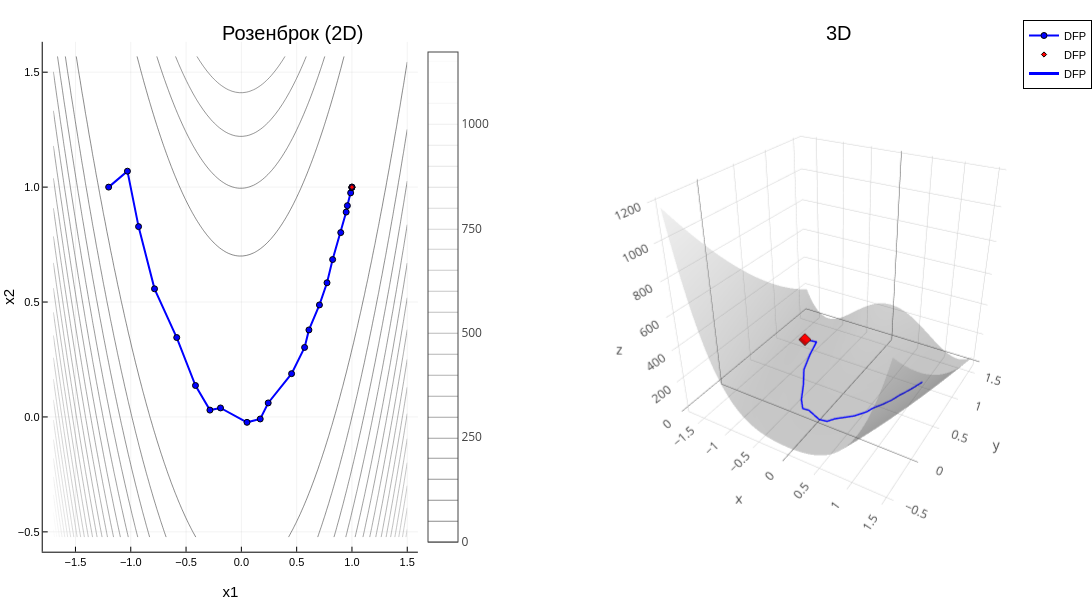

Notebook code cell kept with this figure:
### Code cell
visualize_all_methods(rosenbrock, "Розенброк", [-1.2, 1.0], 0.5)

### Figure 1 — Plotly figure (JSON) as saved in the notebook; plotly's stock layout.template omitted (floating-point values rounded to 4 significant figures; data arrays with more than 128 entries replaced by an {"elided": "..."} marker saying what was removed)
{"data": [{"colorbar": {"len": 0.9105, "title": "", "x": 0.3827, "y": 0.5058}, "colorscale": [[0, "rgba(13, 13, 13, 1.000)"], [1, "rgba(242, 242, 242, 1.000)"]], "contours": {"coloring": "lines", "showlabels": false}, "name": "y1", "ncontours": 52, "showlegend": false, "showscale": true, "type": "contour", "x": [-1.7, -1.668, -1.635, -1.603, -1.571, -1.538, -1.506, -1.474, -1.441, -1.409, -1.377, -1.344, -1.312, -1.28, -1.247, -1.215, -1.183, -1.151, -1.118, -1.086, -1.054, -1.021, -0.9889, -0.9566, -0.9242, -0.8919, -0.8596, -0.8273, -0.795, -0.7626, -0.7303, -0.698, -0.6657, -0.6333, -0.601, -0.5687, -0.5364, -0.504, -0.4717, -0.4394, -0.4071, -0.3747, -0.3424, -0.3101, -0.2778, -0.2455, -0.2131, -0.1808, -0.1485, -0.1162, -0.08384, -0.05152, -0.01919, 0.01313, 0.04545, 0.07778, 0.1101, 0.1424, 0.1747, 0.2071, 0.2394, 0.2717, 0.304, 0.3364, 0.3687, 0.401, 0.4333, 0.4657, 0.498, 0.5303, 0.5626, 0.5949, 0.6273, 0.6596, 0.6919, 0.7242, 0.7566, 0.7889, 0.8212, 0.8535, 0.8859, 0.9182, 0.9505, 0.9828, 1.015, 1.047, 1.08, 1.112, 1.144, 1.177, 1.209, 1.241, 1.274, 1.306, 1.338, 1.371, 1.403, 1.435, 1.468, 1.5], "xaxis": "x1", "y": [-0.5235, -0.5024, -0.4812, -0.4601, -0.4389, -0.4178, -0.3967, -0.3755, -0.3544, -0.3332, -0.3121, -0.291, -0.2698, -0.2487, -0.2275, -0.2064, -0.1853, -0.1641, -0.143, -0.1218, -0.1007, -0.07956, -0.05842, -0.03728, -0.01614, 0.004997, 0.02614, 0.04728, 0.06842, 0.08956, 0.1107, 0.1318, 0.153, 0.1741, 0.1953, 0.2164, 0.2375, 0.2587, 0.2798, 0.301, 0.3221, 0.3432, 0.3644, 0.3855, 0.4067, 0.4278, 0.4489, 0.4701, 0.4912, 0.5124, 0.5335, 0.5546, 0.5758, 0.5969, 0.6181, 0.6392, 0.6603, 0.6815, 0.7026, 0.7238, 0.7449, 0.766, 0.7872, 0.8083, 0.8295, 0.8506, 0.8717, 0.8929, 0.914, 0.9351, 0.9563, 0.9774, 0.9986, 1.02, 1.041, 1.062, 1.083, 1.104, 1.125, 1.147, 1.168, 1.189, 1.21, 1.231, 1.252, 1.273, 1.295, 1.316, 1.337, 1.358, 1.379, 1.4, 1.421, 1.443, 1.464, 1.485, 1.506, 1.527, 1.548, 1.569], "yaxis": "y1", "z": {"elided": "100x100 float values"}, "zmax": 1172.0, "zmin": 0.006666}, {"colorbar": {"len": 0.9105, "title": "", "x": 0.3827, "y": 0.5058}, "legendgroup": "DFP", "line": {"color": "rgba(0, 0, 255, 1.000)", "dash": "solid", "shape": "linear", "width": 2}, "marker": {"color": "rgba(0, 0, 255, 1.000)", "line": {"color": "rgba(0, 0, 0, 1.000)", "width": 1}, "size": 6, "symbol": "circle"}, "mode": "lines+markers", "name": "DFP", "showlegend": true, "type": "scatter", "x": [-1.2, -1.03, -0.9295, -0.7851, -0.5844, -0.4148, -0.2843, -0.1883, 0.05089, 0.1705, 0.2426, 0.4542, 0.5718, 0.611, 0.706, 0.7744, 0.8253, 0.8985, 0.9476, 0.9584, 0.988, 0.999, 0.9999, 1.0], "xaxis": "x1", "y": [1, 1.069, 0.8282, 0.5576, 0.3455, 0.1368, 0.02976, 0.03918, -0.0235, -0.008851, 0.06099, 0.1884, 0.3025, 0.3786, 0.4874, 0.5837, 0.6849, 0.8022, 0.8914, 0.9192, 0.975, 0.998, 0.9999, 1.0], "yaxis": "y1", "zmax": 1172.0, "zmin": 0.006666}, {"colorbar": {"len": 0.9105, "title": "", "x": 0.3827, "y": 0.5058}, "legendgroup": "DFP", "marker": {"color": "rgba(255, 0, 0, 1.000)", "line": {"color": "rgba(0, 0, 0, 1.000)", "width": 1}, "size": 4, "symbol": "diamond"}, "mode": "markers", "name": "DFP", "showlegend": true, "type": "scatter", "x": [1.0], "xaxis": "x1", "y": [1.0], "yaxis": "y1", "zmax": 1172.0, "zmin": 0.006666}, {"colorbar": {"len": 0.9105, "title": "", "x": 0.9972, "y": 0.5058}, "colorscale": [[0, "rgba(13, 13, 13, 0.500)"], [1, "rgba(242, 242, 242, 0.500)"]], "name": "y1", "opacity": 0.5, "scene": "scene2", "showlegend": false, "showscale": false, "type": "surface", "x": [-1.7, -1.668, -1.635, -1.603, -1.571, -1.538, -1.506, -1.474, -1.441, -1.409, -1.377, -1.344, -1.312, -1.28, -1.247, -1.215, -1.183, -1.151, -1.118, -1.086, -1.054, -1.021, -0.9889, -0.9566, -0.9242, -0.8919, -0.8596, -0.8273, -0.795, -0.7626, -0.7303, -0.698, -0.6657, -0.6333, -0.601, -0.5687, -0.5364, -0.504, -0.4717, -0.4394, -0.4071, -0.3747, -0.3424, -0.3101, -0.2778, -0.2455, -0.2131, -0.1808, -0.1485, -0.1162, -0.08384, -0.05152, -0.01919, 0.01313, 0.04545, 0.07778, 0.1101, 0.1424, 0.1747, 0.2071, 0.2394, 0.2717, 0.304, 0.3364, 0.3687, 0.401, 0.4333, 0.4657, 0.498, 0.5303, 0.5626, 0.5949, 0.6273, 0.6596, 0.6919, 0.7242, 0.7566, 0.7889, 0.8212, 0.8535, 0.8859, 0.9182, 0.9505, 0.9828, 1.015, 1.047, 1.08, 1.112, 1.144, 1.177, 1.209, 1.241, 1.274, 1.306, 1.338, 1.371, 1.403, 1.435, 1.468, 1.5], "xaxis": "x2", "y": [-0.5235, -0.5024, -0.4812, -0.4601, -0.4389, -0.4178, -0.3967, -0.3755, -0.3544, -0.3332, -0.3121, -0.291, -0.2698, -0.2487, -0.2275, -0.2064, -0.1853, -0.1641, -0.143, -0.1218, -0.1007, -0.07956, -0.05842, -0.03728, -0.01614, 0.004997, 0.02614, 0.04728, 0.06842, 0.08956, 0.1107, 0.1318, 0.153, 0.1741, 0.1953, 0.2164, 0.2375, 0.2587, 0.2798, 0.301, 0.3221, 0.3432, 0.3644, 0.3855, 0.4067, 0.4278, 0.4489, 0.4701, 0.4912, 0.5124, 0.5335, 0.5546, 0.5758, 0.5969, 0.6181, 0.6392, 0.6603, 0.6815, 0.7026, 0.7238, 0.7449, 0.766, 0.7872, 0.8083, 0.8295, 0.8506, 0.8717, 0.8929, 0.914, 0.9351, 0.9563, 0.9774, 0.9986, 1.02, 1.041, 1.062, 1.083, 1.104, 1.125, 1.147, 1.168, 1.189, 1.21, 1.231, 1.252, 1.273, 1.295, 1.316, 1.337, 1.358, 1.379, 1.4, 1.421, 1.443, 1.464, 1.485, 1.506, 1.527, 1.548, 1.569], "yaxis": "y2", "z": {"elided": "100x100 float values"}, "zaxis": "z2", "zmax": 1172.0, "zmin": 0.006666}, {"colorbar": {"len": 0.9105, "title": "", "x": 0.9972, "y": 0.5058}, "legendgroup": "DFP", "line": {"color": "rgba(0, 0, 255, 1.000)", "dash": "solid", "shape": "linear", "width": 3}, "mode": "lines", "name": "DFP", "scene": "scene2", "showlegend": true, "type": "scatter3d", "x": [-1.2, -1.03, -0.9295, -0.7851, -0.5844, -0.4148, -0.2843, -0.1883, 0.05089, 0.1705, 0.2426, 0.4542, 0.5718, 0.611, 0.706, 0.7744, 0.8253, 0.8985, 0.9476, 0.9584, 0.988, 0.999, 0.9999, 1.0], "xaxis": "x2", "y": [1, 1.069, 0.8282, 0.5576, 0.3455, 0.1368, 0.02976, 0.03918, -0.0235, -0.008851, 0.06099, 0.1884, 0.3025, 0.3786, 0.4874, 0.5837, 0.6849, 0.8022, 0.8914, 0.9192, 0.975, 0.998, 0.9999, 1.0], "yaxis": "y2", "z": [24.2, 4.128, 3.851, 3.532, 2.512, 2.126, 1.91, 1.414, 0.9689, 0.8319, 0.5741, 0.3298, 0.2435, 0.1542, 0.09856, 0.07642, 0.03199, 0.01298, 0.007151, 0.001767, 0.0003051, 1.945e-06, 1.053e-08, 1.033e-11], "zaxis": "z2", "zmax": 1172.0, "zmin": 0.006666}, {"colorbar": {"len": 0.9105, "title": "", "x": 0.9972, "y": 0.5058}, "legendgroup": "", "marker": {"color": "rgba(255, 0, 0, 1.000)", "line": {"color": "rgba(0, 0, 0, 1.000)", "width": 1}, "size": 4, "symbol": "diamond"}, "mode": "markers", "name": "", "scene": "scene2", "showlegend": false, "type": "scatter3d", "x": [-1.2], "xaxis": "x2", "y": [1], "yaxis": "y2", "z": [24.2], "zaxis": "z2", "zmax": 1172.0, "zmin": 0.006666}], "layout": {"annotations": [{"font": {"color": "rgba(0, 0, 0, 1.000)", "family": "sans-serif", "size": 20}, "rotation": 0, "showarrow": false, "text": "Розенброк (2D)", "x": 0.2682, "xanchor": "center", "xref": "paper", "y": 1, "yanchor": "top", "yref": "paper"}, {"font": {"color": "rgba(0, 0, 0, 1.000)", "family": "sans-serif", "size": 20}, "rotation": 0, "showarrow": false, "text": "3D", "x": 0.7682, "xanchor": "center", "xref": "paper", "y": 1, "yanchor": "top", "yref": "paper"}], "height": 600, "legend": {"bgcolor": "rgba(255, 255, 255, 1.000)", "bordercolor": "rgba(0, 0, 0, 1.000)", "borderwidth": 1, "font": {"color": "rgba(0, 0, 0, 1.000)", "family": "sans-serif", "size": 11}, "title": {"font": {"color": "rgba(0, 0, 0, 1.000)", "family": "sans-serif", "size": 15}, "text": ""}, "tracegroupgap": 0, "traceorder": "normal", "x": 1, "xanchor": "auto", "y": 1, "yanchor": "auto"}, "margin": {"b": 20, "l": 0, "r": 0, "t": 20}, "paper_bgcolor": "rgba(255, 255, 255, 1.000)", "plot_bgcolor": "rgba(255, 255, 255, 1.000)", "scene2": {"camera": {"eye": {"x": 1.126, "y": -1.95, "z": 1.3}, "projection": "orthographic"}, "domain": {"x": [0.5391, 0.9972], "y": [0.05054, 0.961]}, "xaxis2": {"gridcolor": "rgba(0, 0, 0, 0.100)", "gridwidth": 0.5, "linecolor": "rgba(0, 0, 0, 1.000)", "mirror": false, "range": [-1.796, 1.596], "showgrid": true, "showline": true, "showticklabels": true, "tickangle": 0, "tickcolor": "rgb(0, 0, 0)", "tickfont": {"color": "rgba(0, 0, 0, 1.000)", "family": "sans-serif", "size": 11}, "tickmode": "array", "ticks": "inside", "ticktext": ["−1.5", "−1.0", "−0.5", "0.0", "0.5", "1.0", "1.5"], "tickvals": [-1.5, -1, -0.5, 0, 0.5, 1, 1.5], "title": "x1", "titlefont": {"color": "rgba(0, 0, 0, 1.000)", "family": "sans-serif", "size": 15}, "type": "-", "visible": true, "zeroline": false, "zerolinecolor": "rgba(0, 0, 0, 1.000)"}, "yaxis2": {"gridcolor": "rgba(0, 0, 0, 0.100)", "gridwidth": 0.5, "linecolor": "rgba(0, 0, 0, 1.000)", "mirror": false, "range": [-0.5863, 1.632], "showgrid": true, "showline": true, "showticklabels": true, "tickangle": 0, "tickcolor": "rgb(0, 0, 0)", "tickfont": {"color": "rgba(0, 0, 0, 1.000)", "family": "sans-serif", "size": 11}, "tickmode": "array", "ticks": "inside", "ticktext": ["−0.5", "0.0", "0.5", "1.0", "1.5"], "tickvals": [-0.5, 0, 0.5, 1, 1.5], "title": "x2", "titlefont": {"color": "rgba(0, 0, 0, 1.000)", "family": "sans-serif", "size": 15}, "type": "-", "visible": true, "zeroline": false, "zerolinecolor": "rgba(0, 0, 0, 1.000)"}, "zaxis2": {"gridcolor": "rgba(0, 0, 0, 0.100)", "gridwidth": 0.5, "linecolor": "rgba(0, 0, 0, 1.000)", "mirror": false, "range": [-35.17, 1208.0], "showgrid": true, "showline": true, "showticklabels": true, "tickangle": 0, "tickcolor": "rgb(0, 0, 0)", "tickfont": {"color": "rgba(0, 0, 0, 1.000)", "family": "sans-serif", "size": 11}, "tickmode": "array", "ticks": "inside", "ticktext": ["0", "250", "500", "750", "1000"], "tickvals": [0, 250, 500, 750, 1000], "title": "f(x)", "titlefont": {"color": "rgba(0, 0, 0, 1.000)", "family": "sans-serif", "size": 15}, "type": "-", "visible": true, "zeroline": false, "zerolinecolor": "rgba(0, 0, 0, 1.000)"}}, "showlegend": true, "width": 1400, "xaxis1": {"anchor": "y1", "domain": [0.03912, 0.3827], "gridcolor": "rgba(0, 0, 0, 0.100)", "gridwidth": 0.5, "linecolor": "rgba(0, 0, 0, 1.000)", "mirror": false, "range": [-1.796, 1.596], "showgrid": true, "showline": true, "showticklabels": true, "tickangle": 0, "tickcolor": "rgb(0, 0, 0)", "tickfont": {"color": "rgba(0, 0, 0, 1.000)", "family": "sans-serif", "size": 11}, "tickmode": "array", "ticks": "inside", "ticktext": ["−1.5", "−1.0", "−0.5", "0.0", "0.5", "1.0", "1.5"], "tickvals": [-1.5, -1, -0.5, 0, 0.5, 1, 1.5], "title": "x1", "titlefont": {"color": "rgba(0, 0, 0, 1.000)", "family": "sans-serif", "size": 15}, "type": "-", "visible": true, "zeroline": false, "zerolinecolor": "rgba(0, 0, 0, 1.000)"}, "yaxis1": {"anchor": "x1", "domain": [0.05054, 0.961], "gridcolor": "rgba(0, 0, 0, 0.100)", "gridwidth": 0.5, "linecolor": "rgba(0, 0, 0, 1.000)", "mirror": false, "range": [-0.5863, 1.632], "showgrid": true, "showline": true, "showticklabels": true, "tickangle": 0, "tickcolor": "rgb(0, 0, 0)", "tickfont": {"color": "rgba(0, 0, 0, 1.000)", "family": "sans-serif", "size": 11}, "tickmode": "array", "ticks": "inside", "ticktext": ["−0.5", "0.0", "0.5", "1.0", "1.5"], "tickvals": [-0.5, 0, 0.5, 1, 1.5], "title": "x2", "titlefont": {"color": "rgba(0, 0, 0, 1.000)", "family": "sans-serif", "size": 15}, "type": "-", "visible": true, "zeroline": false, "zerolinecolor": "rgba(0, 0, 0, 1.000)"}}}
